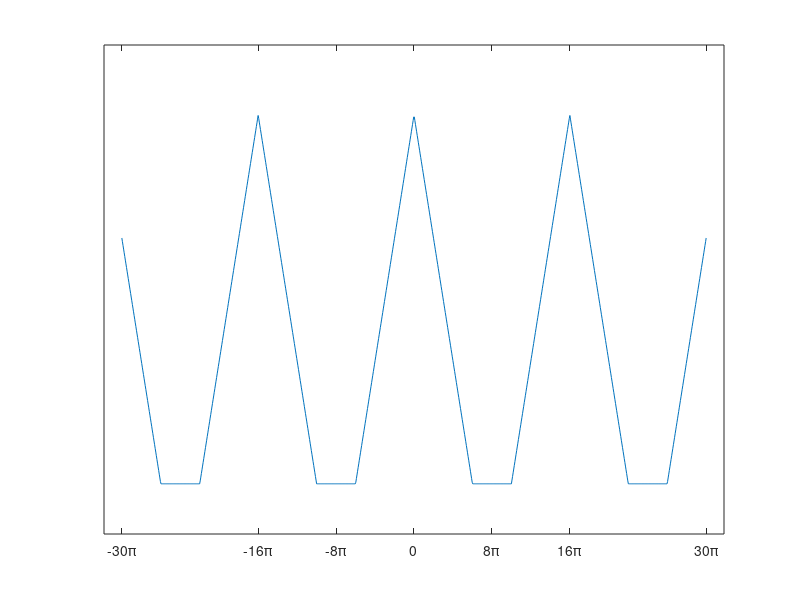
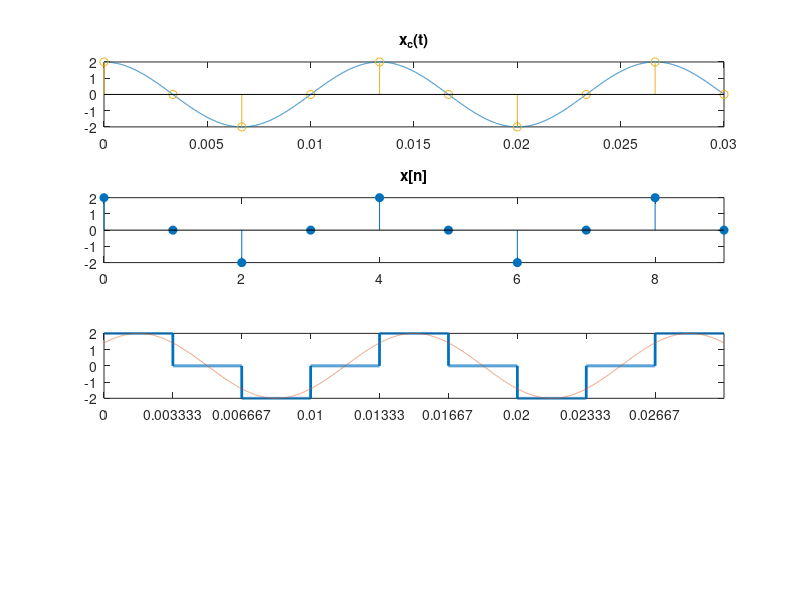

These figures' MATLAB source, in order: (Note: this script raises an error after producing the figures.)
X = @(Om) (-abs(Om)+10*pi).*(-10*pi<Om & Om<10*pi)

T=1/8;


X_p = @(Om) X(Om+2*pi/T)+ X(Om+4*pi/T) + X(Om) + X(Om-2*pi/T) + X(Om-4*pi/T)
Om = linspace(-30*pi, 30*pi, 1000);
plot(Om, X_p(Om))
set(gca, 'Ytick', [])
xticks([-30 -16 -8 0 8 16 30]*pi)
xticklabels({'-30\pi', '-16\pi', '-8\pi', '0', '8\pi','16\pi','30\pi'})

%% 2.(b)

x_c = @(t) 2*cos(150*pi*t);
F_s = 300
T = 1/F_s

t = linspace(0, 0.03, 10000)
n = 0:9
figure
subplot(4,1,1)
plot(t, x_c(t),LineWidth=2); hold on;
stem(n*T, x_c(n*T))
axis([0 0.03 -2 2])
title("x_c(t)")


subplot(4,1,2)
stem(n, x_c(n*T), 'filled')
axis([0 9 -2 2])
title("x[n]")

x_roc = @(t) x_c(floor(t/T)*T)
subplot(4,1,3)
plot(t, x_roc(t), 'LineWidth', 2); hold on
plot(t, x_c(t-T/2), 'LineStyle','--');
axis([0 0.03 -2 2])
xticks((0:9)*T)
xticklabels(["0T" "1T" "2T" "3T" "4T" "5T" "6T" "7T" "8T" "9T"])
title("x_{SH}(t)")

subplot(4,1,4)
plot(t, x_c(t-T/2), 'LineWidth', 2);
title("x_r(t)")

%% 3 (c)
impulso = @(F,amp,sty) stem(F,amp,sty, 'filled','LineWidth',2)

F = -800:0.01:800;
F_zeros = zeros(size(F))
figure()
subplot(2,1,1)
plot(F,F_zeros, 'k'); hold on
impulso([-200 -100 100 200], [2 5/2 5/2 2]*pi, 'b^')
xticks([-200 -100 0 100 200])
yticks([2 5/2]*pi)
yticklabels(["2\pi" "5\pi/2"])
title("Magnitud del espectro original X(j2\piF)")

subplot(2,1,2)
plot(F,F_zeros, 'k'); hold on
impulso([-200 -100 100 200], [2 5/2 5/2 2]*pi, 'b^')
impulso([-200 -100 100 200]+500, [2 5/2 5/2 2]*pi, 'r^')
impulso([-200 -100 100 200]-500, [2 5/2 5/2 2]*pi, 'r^')
xticks([-700 -600 -500 -400 -300 -200 -100 0 100 200 300 400 500 600 700])
yticks([2 5/2]*pi)
yticklabels(["2\pi" "5\pi/2"])
title("Magnitud del espectro de la señal muestreada X(e^{j2\piFT})")

%%
figure
subplot(2,1,2)
plot(F,F_zeros, 'k'); hold on
impulso([-200 -100 100 200], [2 5/2 5/2 2]*pi, 'b^')
impulso([-200 -100 100 200]+500, [2 5/2 5/2 2]*pi, 'r^')
impulso([-200 -100 100 200]-500, [2 5/2 5/2 2]*pi, 'r^')
xticks([-700 -600 -500 -400 -300 -200 -100 0 100 200 300 400 500 600 700])
yticks([2 5/2]*pi)
yticklabels(["2\pi" "5\pi/2"])
xline([-250 250], '--', "LineWidth",2)
title("Magnitud del espectro de la señal muestreada X(e^{j2\piFT})")
%%
%impulso(200, 5/2, 'b')

% 3 (e)
F = -450:0.01:450;
F_zeros = zeros(size(F))
figure()
subplot(2,1,1)
plot(F,F_zeros, 'k'); hold on
impulso([-200 -100 100 200], [2 5/2 5/2 2]*pi, 'b^')
xticks([-200 -100 0 100 200])
yticks([2 5/2]*pi)
yticklabels(["2\pi" "5\pi/2"])
title("Magnitud del espectro original X(j2\piF)")

subplot(2,1,2)
plot(F,F_zeros, 'k'); hold on
impulso([-200 -100 100 200], [2 5/2 5/2 2]*pi, 'b^')
impulso([-200 -100 100 150 200 250]+350, [2 5/2 5/2 2 2 5/2]*pi, 'r^')
impulso([-250 -200 -150 -100 100 200]-350, [5/2 2 2 5/2 5/2 2]*pi, 'r^')
xticks([-550 -450 -350 -250 -200 -150 -100 0 100 150 200 250 350 450 550])
yticks([2 5/2]*pi)
yticklabels(["2\pi" "5\pi/2"])
title("Magnitud del espectro de la señal muestreada X(e^{j2\piFT})")
%xline([-175 175], '--', "LineWidth",2)

%%
subplot(2,1,2)
plot(F,F_zeros, 'k'); hold on
impulso([-200 -100 100 200], [2 5/2 5/2 2]*pi, 'b^')
impulso([-200 -100 100 150 200 250]+350, [2 5/2 5/2 2 2 5/2]*pi, 'r^')
impulso([-250 -200 -150 -100 100 200]-350, [5/2 2 2 5/2 5/2 2]*pi, 'r^')
xticks([-550 -450 -350 -250 -200 -150 -100 0 100 150 200 250 350 450 550])
yticks([2 5/2]*pi)
yticklabels(["2\pi" "5\pi/2"])
title("Magnitud del espectro de la señal muestreada X(e^{j2\piFT})")
xline([-175 175], '--', "LineWidth",2)